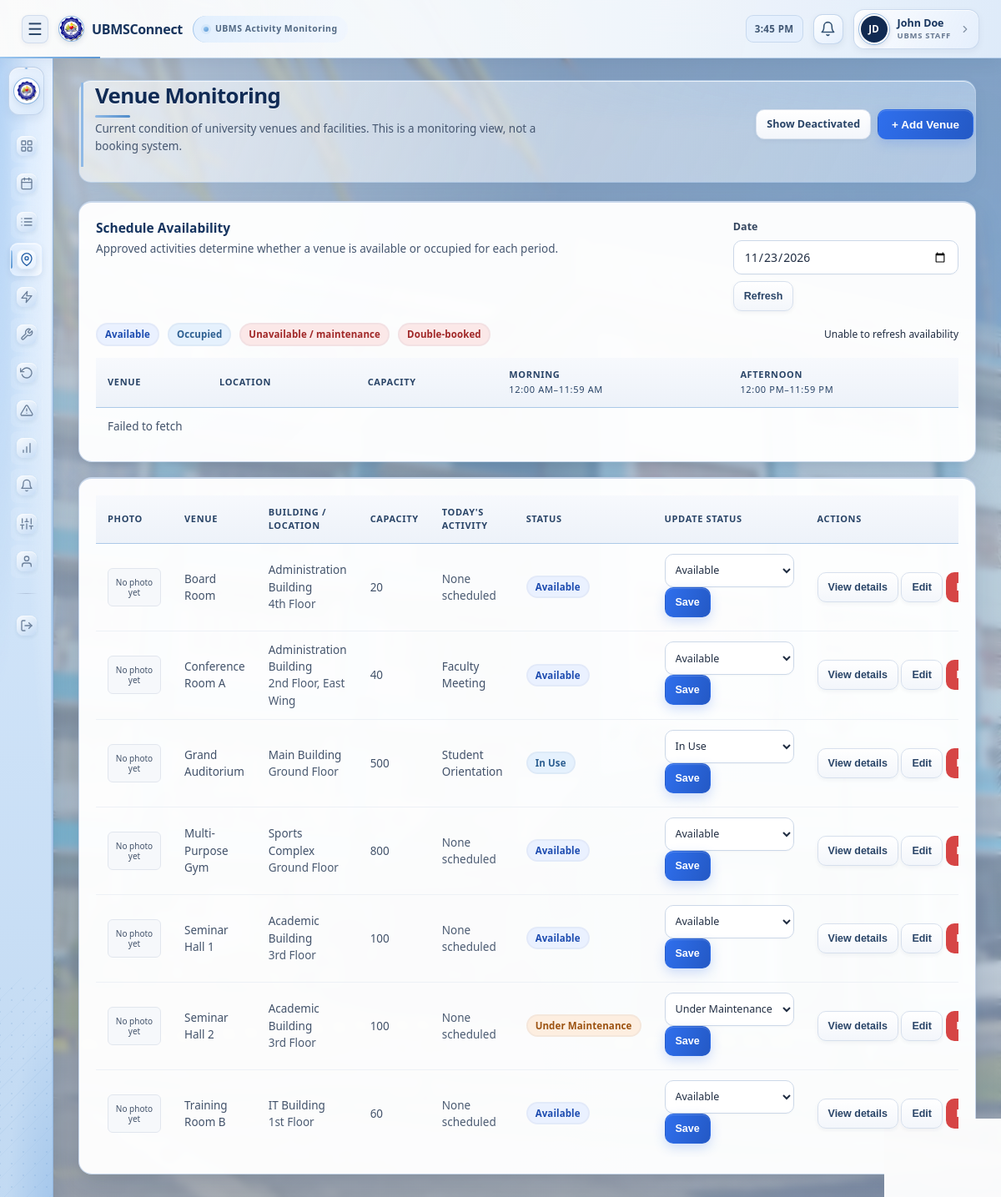
Screenshot of /staff/venues.php (signed in) with the database file from the repository.
### tables this page shows
CREATE TABLE venues (
    id INT AUTO_INCREMENT PRIMARY KEY,
    venue_name VARCHAR(100) NOT NULL,
    building VARCHAR(100) NOT NULL,
    location VARCHAR(150) NULL,
    description TEXT NULL,
    image_path VARCHAR(255) NULL,
    is_free TINYINT(1) NOT NULL DEFAULT 1,
    usage_fee DECIMAL(10,2) NULL,
    capacity INT NOT NULL DEFAULT 0,
    status ENUM('Available','In Use','Under Maintenance','Unavailable') NOT NULL DEFAULT 'Available',
    is_active TINYINT(1) NOT NULL DEFAULT 1,
    created_by INT NULL,
    created_at DATETIME DEFAULT CURRENT_TIMESTAMP,
    updated_at DATETIME DEFAULT CURRENT_TIMESTAMP ON UPDATE CURRENT_TIMESTAMP,
    CONSTRAINT fk_venues_created_by FOREIGN KEY (created_by) REFERENCES users(id) ON DELETE SET NULL
);

### staff/venues.php (the view, shortened to what this page needs)
<?php
require_once __DIR__ . '/../includes/auth.php';
require_once __DIR__ . '/../includes/venue_availability.php';
$showInactive = isset($_GET['show_inactive']);
$sql = "SELECT v.*,
        (SELECT a.activity_name FROM activities a
         WHERE a.venue_id = v.id AND a.activity_date = CURDATE() AND a.status IN ('Approved')
         ORDER BY a.start_time ASC LIMIT 1) AS current_activity
     FROM venues v";
if (!$showInactive) {
    $sql .= " WHERE v.is_active = 1";
}
$sql .= " ORDER BY v.venue_name ASC";
$venues = $pdo->query($sql)->fetchAll();
include __DIR__ . '/../includes/header.php';
include __DIR__ . '/../includes/sidebar.php';
?>
<main class="main-content">
    <div class="page-header">
        <div>
            <h1>Venue Monitoring</h1>
            <p class="page-subtitle">Current condition of university venues and facilities. This is a monitoring view, not a booking system.</p>
        </div>
        <div style="display:flex; gap:8px;">
            <a href="?<?= $showInactive ? '' : 'show_inactive=1' ?>" class="btn btn-sm"><?= $showInactive ? 'Hide Deactivated' : 'Show Deactivated' ?></a>
            <button class="btn btn-primary" onclick="openCreateVenue()">+ Add Venue</button>
        </div>
    </div>
    <div class="card">
        <div class="table-wrap">
            <table class="data-table">
                <thead>
                    <tr><th>Photo</th><th>Venue</th><th>Building / Location</th><th>Capacity</th><th>Today's Activity</th><th>Status</th><th>Update Status</th><th>Actions</th></tr>
                </thead>
                <tbody>
                <?php foreach ($venues as $v): ?>
                    <tr id="venue-row-<?= (int)$v['id'] ?>" style="<?= $v['is_active'] ? '' : 'opacity:0.55;' ?>">
                        <td><?= venueImageHtml($v['image_path'] ?? null, $v['venue_name']) ?></td>
                        <td><?= e($v['venue_name']) ?><?= $v['is_active'] ? '' : ' <span class="small-note">(deactivated)</span>' ?></td>
                        <td><?= e($v['building']) ?><?= $v['location'] ? '<br><span class="text-muted">' . e($v['location']) . '</span>' : '' ?></td>
                        <td><?= (int)$v['capacity'] ?></td>
                        <td><?= $v['current_activity'] ? e($v['current_activity']) : '<span class="text-muted">None scheduled</span>' ?></td>
                        <td id="venue-status-<?= (int)$v['id'] ?>"><span class="badge <?= venueBadgeClass($v['status']) ?>"><?= e($v['status']) ?></span></td>
                        <td>
                            <select id="venue-select-<?= (int)$v['id'] ?>" style="width:auto; display:inline-block; padding:6px 8px; font-size:12.5px;" <?= $v['is_active'] ? '' : 'disabled' ?>>
                                <?php foreach (validVenueStatuses() as $s): ?>
                                    <option value="<?= e($s) ?>" <?= $s === $v['status'] ? 'selected' : '' ?>><?= e($s) ?></option>
                                <?php endforeach; ?>
                            </select>
                            <button class="btn btn-sm btn-primary" id="venue-save-<?= (int)$v['id'] ?>" onclick="updateVenue(<?= (int)$v['id'] ?>)" <?= $v['is_active'] ? '' : 'disabled' ?>>Save</button>
                        </td>
                        <td style="white-space:nowrap;">
                            <button class="btn btn-sm" onclick='openVenueDetails(<?= json_encode($v, JSON_HEX_APOS | JSON_HEX_QUOT) ?>)'>View details</button>
                            <button class="btn btn-sm" onclick='openEditVenue(<?= json_encode($v, JSON_HEX_APOS | JSON_HEX_QUOT) ?>)'>Edit</button>
                            <?php if ($v['is_active']): ?>
                                <button class="btn btn-sm btn-danger" onclick="toggleVenueActive(<?= (int)$v['id'] ?>, 0, '<?= e(addslashes($v['venue_name'])) ?>')">Deactivate</button>
                            <?php else: ?>
                                <button class="btn btn-sm btn-success" onclick="toggleVenueActive(<?= (int)$v['id'] ?>, 1, '<?= e(addslashes($v['venue_name'])) ?>')">Reactivate</button>
                            <?php endif; ?>
                        </td>
                    </tr>
                <?php endforeach; ?>
                </tbody>
            </table>
        </div>
    </div>
</main>
<?php
include __DIR__ . '/../includes/footer.php';
?>

### includes/functions.php (shortened to what this page needs)
<?php
function e($value) {
    return htmlspecialchars($value ?? '', ENT_QUOTES, 'UTF-8');
}
function venueBadgeClass($status) {
    switch ($status) {
        case 'Available':          return 'badge-approved';
        case 'In Use':             return 'badge-pending';
        case 'Under Maintenance':  return 'badge-maintenance';
    }
}
function venueImageHtml($imagePath, $venueName, $uploadDir = 'venues') {
    return '<div class="venue-thumbnail venue-thumbnail-placeholder" role="img" aria-label="No photo yet for '
        . e($venueName) . '"><span>No photo yet</span></div>';
}
function validVenueStatuses() {
    return ['Available', 'In Use', 'Under Maintenance', 'Unavailable'];
}

### rows the page displays
venues: venue_name "Board Room", building "Administration Building", location "4th Floor", capacity "20", shows "None scheduled", status "Available"
venues: venue_name "Conference Room A", building "Administration Building", location "2nd Floor, East Wing", capacity "40", current_activity "Faculty Meeting", status "Available"
venues: venue_name "Grand Auditorium", building "Main Building", location "Ground Floor", capacity "500", current_activity "Student Orientation", status "In Use"
venues: venue_name "Multi-Purpose Gym", building "Sports Complex", location "Ground Floor", capacity "800", shows "None scheduled", status "Available"
venues: venue_name "Seminar Hall 1", building "Academic Building", location "3rd Floor", capacity "100", shows "None scheduled", status "Available"
venues: venue_name "Seminar Hall 2", building "Academic Building", location "3rd Floor", capacity "100", shows "None scheduled", status "Under Maintenance"
venues: venue_name "Training Room B", building "IT Building", location "1st Floor", capacity "60", shows "None scheduled", status "Available"

### other values shown
nameInitials(currentUserName()) "JD"
currentUserName() "John Doe"
roleLabel(currentUserRole()) "UBMS STAFF"
form field value "Available"
form field value "In Use"
form field value "Under Maintenance"
